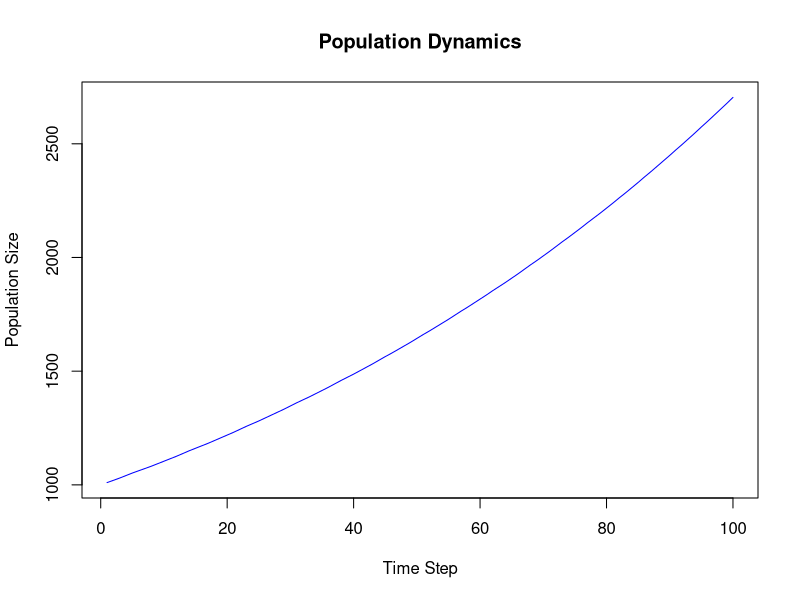
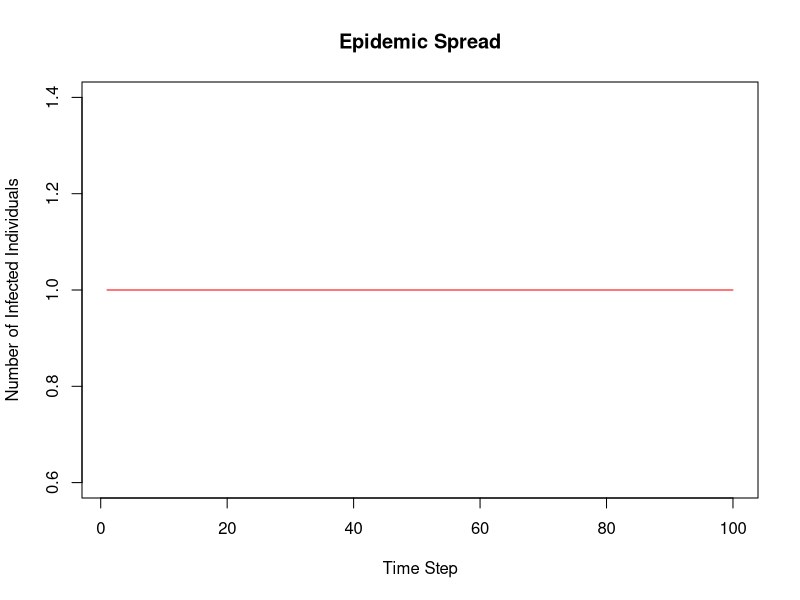

R code for these plots, in order:
#exploring some things together with ChatGPT
#clear environment
rm(list=ls())

#---------set up population dynamics
#Parameters
population_size <- 1000  # Initial population size
birth_rate <- 0.02  # Birth rate (constant)
death_rate <- 0.01  # Death rate (constant)
time_steps <- 100  # Number of simulation steps (e.g., years)

#Vector to store population size at each time step
pop_size <- numeric(time_steps)

#Run the simulation
for (t in 1:time_steps) {
  # Births and deaths
  births <- round(population_size * birth_rate)
  deaths <- round(population_size * death_rate)
  
  #Update population size
  population_size <- population_size + births - deaths
  
  #Store the population size at this time step
  pop_size[t] <- population_size}

# Plot population over time
plot(1:time_steps, pop_size, type = "l", col = "blue", 
     xlab = "Time Step", ylab = "Population Size", main = "Population Dynamics")



#---------introduce virus transmission
# Parameters for virus transmission
infection_rate <- 0.2  # Probability of infection per interaction
recovery_rate <- 0.05  # Rate at which infected recover

# Initial state
susceptible <- population_size - 1  # One infected individual to start
infected <- 1
recovered <- 0

# Initialize storage vectors
infected_data <- numeric(time_steps)  
susceptible_data <- numeric(time_steps)  

# Simulation of the epidemic
for (t in 1:time_steps) {
  # Infection process (basic example)
  new_infections <- round(susceptible * infected * infection_rate / population_size)
  new_recoveries <- round(infected * recovery_rate)
  
  # Update numbers
  susceptible <- susceptible - new_infections
  infected <- infected + new_infections - new_recoveries
  recovered <- recovered + new_recoveries
  
  # Store data
  infected_data[t] <- infected
  susceptible_data[t] <- susceptible}

# Plot epidemic over time
plot(1:time_steps, infected_data, type = "l", col = "red", 
     xlab = "Time Step", ylab = "Number of Infected Individuals", main = "Epidemic Spread")

